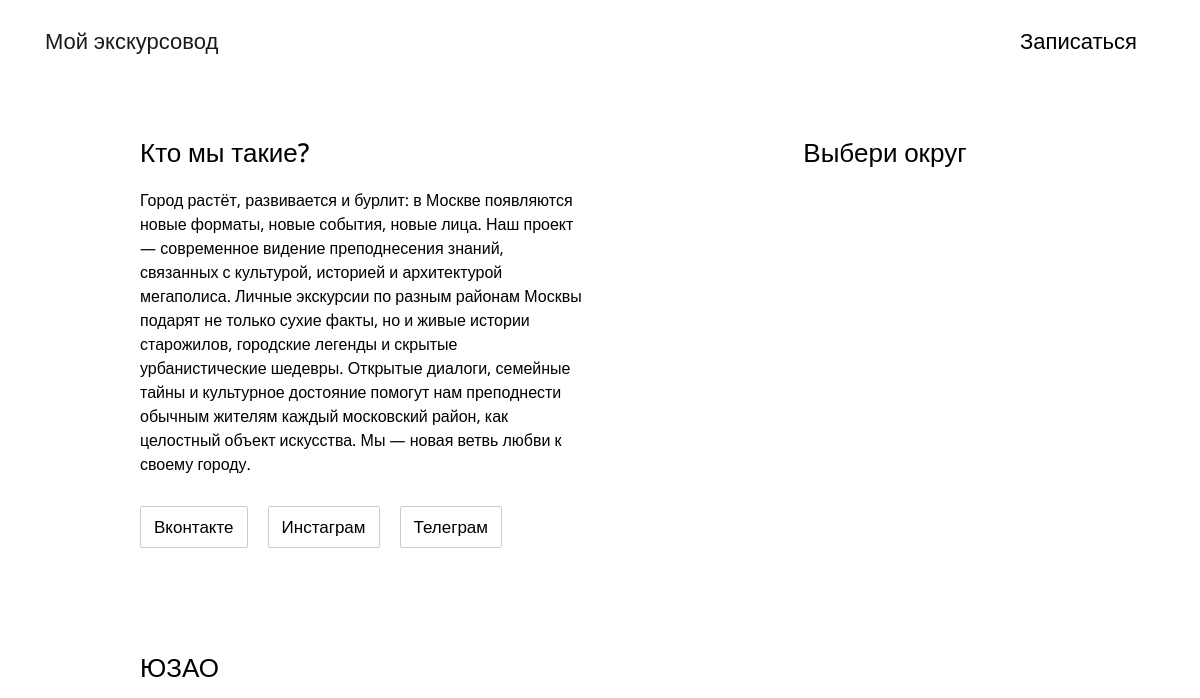
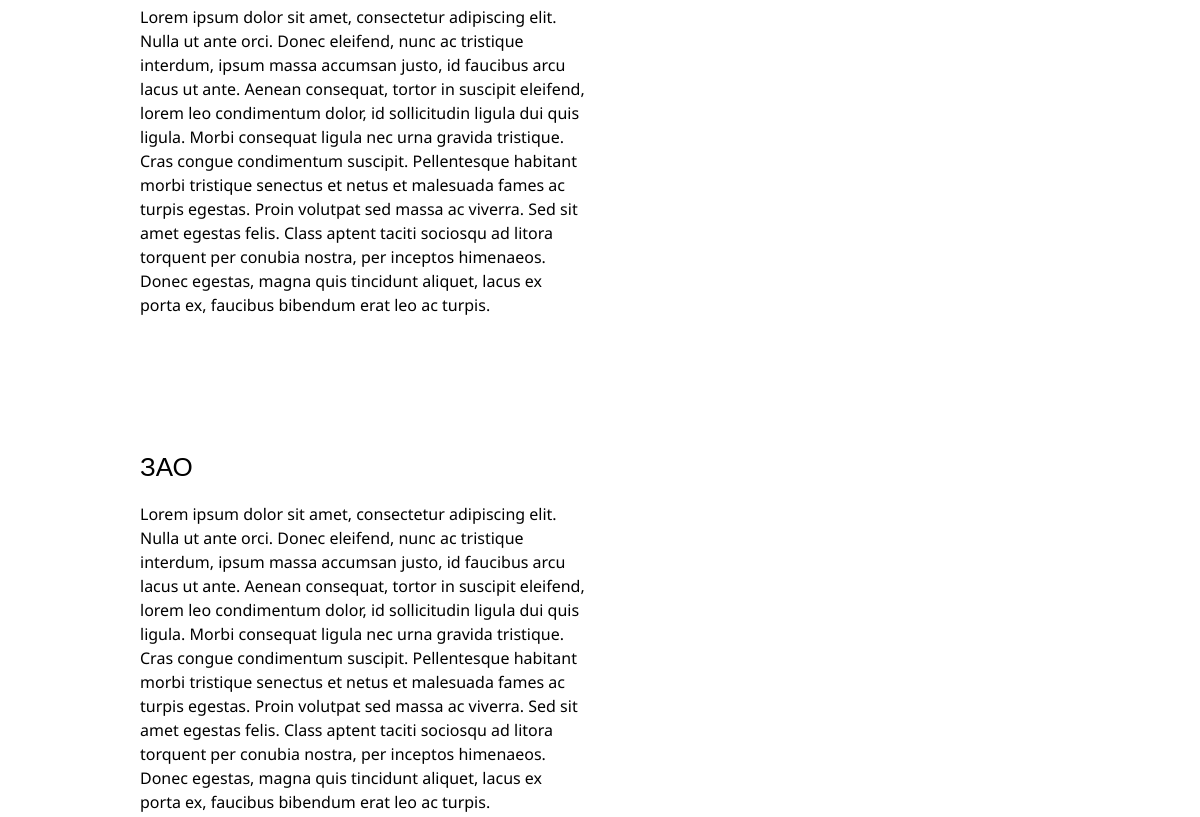
The app's page / (upper part), older data (2 pictures, top to bottom).
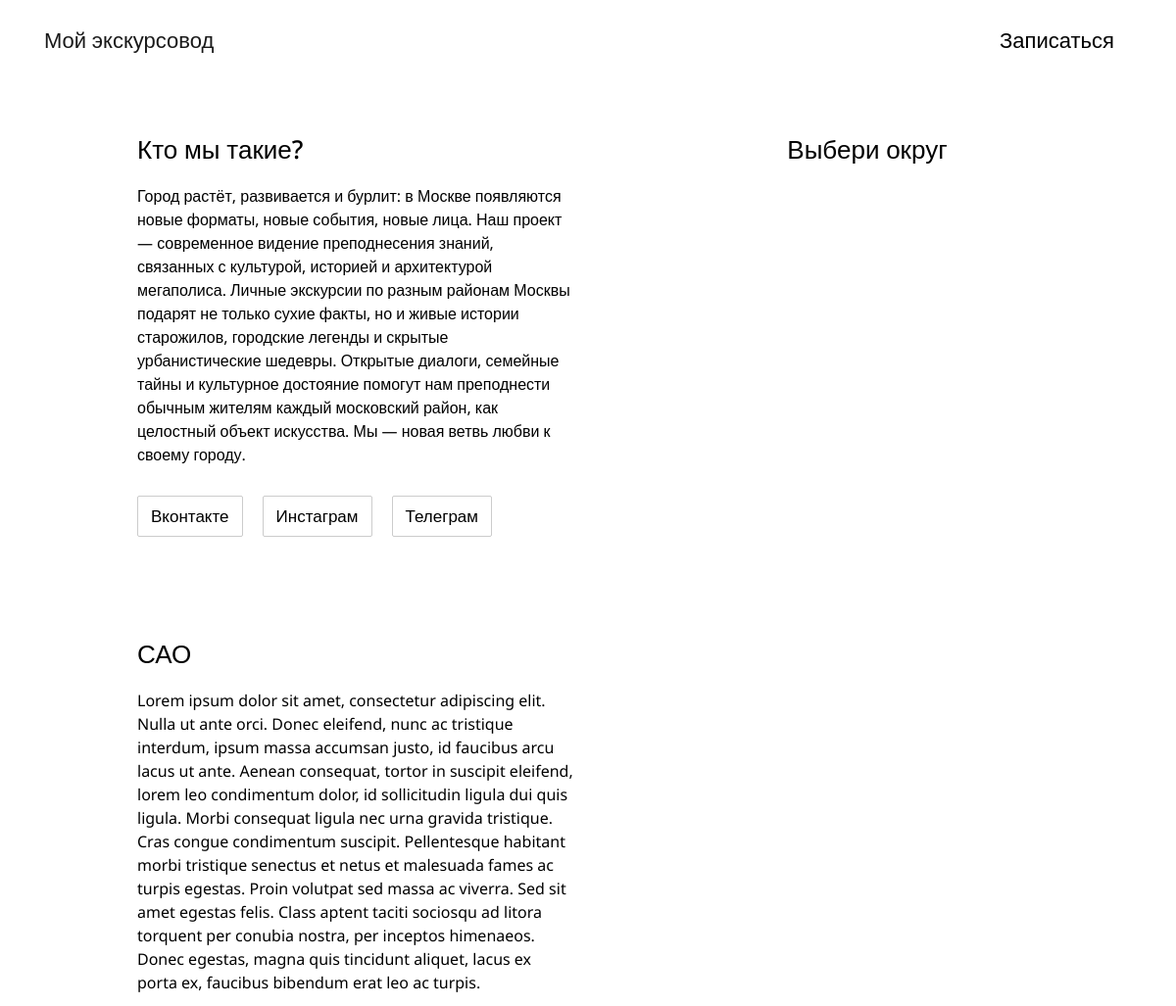
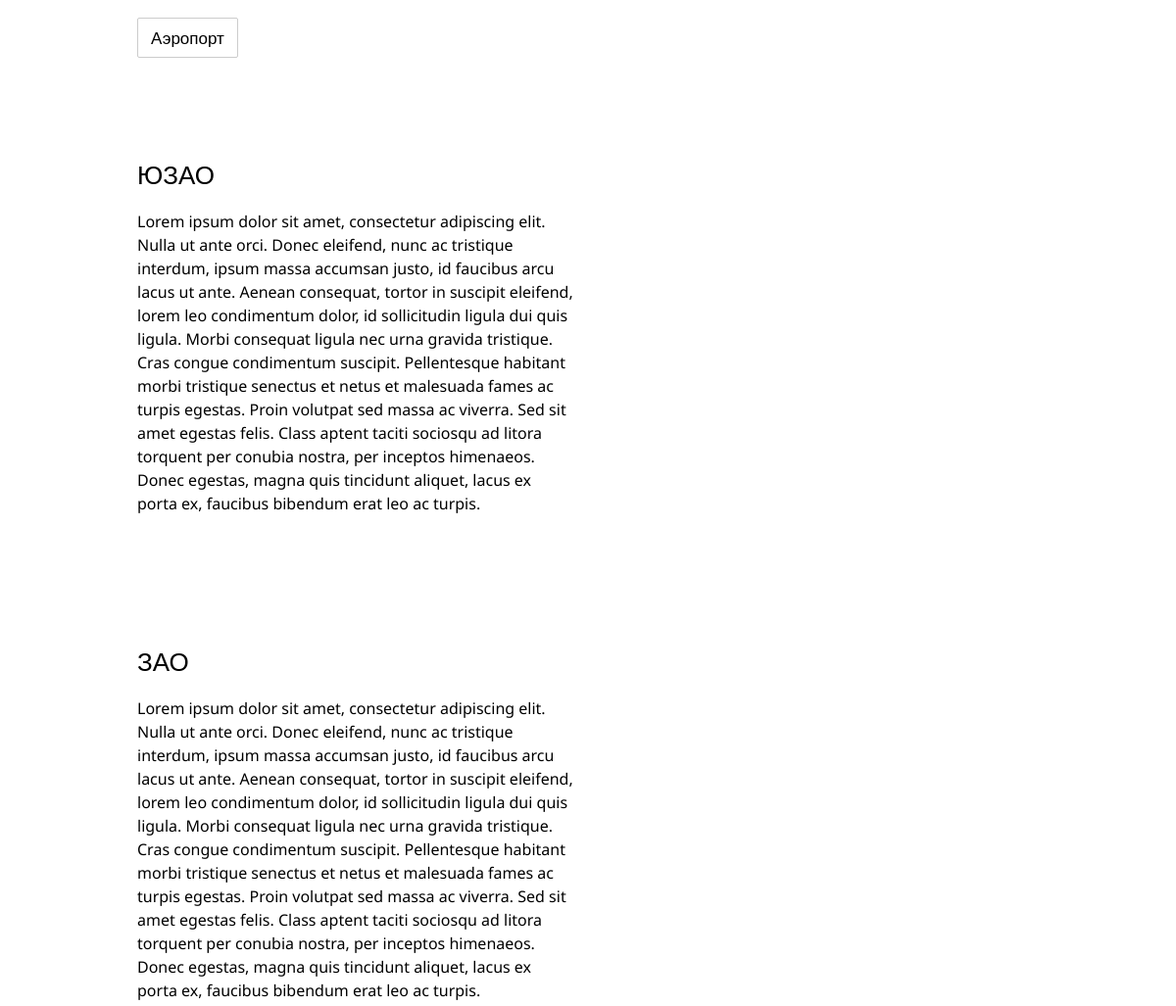
The same page, newer data (2 pictures, top to bottom).
### main/models.py (models this page shows, shortened)
class Region(models.Model):
    name = models.CharField("название", max_length=30)
    svg_name = models.CharField("svg", max_length=30, blank=True)
    description = models.TextField("описание")
    class Meta:
        verbose_name = "Округ"
        verbose_name_plural = "Округи"

class District(models.Model):
    region = models.ForeignKey(Region, on_delete=models.CASCADE, blank=True)
    translit_link = models.CharField("имя для ссылки", max_length=30, default="")
    guide_name = models.CharField("имя гида", max_length=30, blank=True)
    guide_avatar = models.ImageField("аватарка экскурсовода", upload_to="avatars/", blank=True)
    guide_description = models.TextField("описание экскурсовода", blank=True)
    map = models.FileField("карта района", upload_to="maps/", blank=True)
    name = models.CharField("название", max_length=30)
    image1 = models.ImageField("картинка1", upload_to="district_images/", blank=True)
    caption1 = models.CharField("подпись1", max_length=100, blank=True)
    title1 = models.CharField("заголовок1", max_length=100, blank=True)
    text1 = models.TextField("текст1", blank=True)
    image2 = models.ImageField("картинка2", upload_to="district_images/", blank=True)
    caption2 = models.CharField("подпись2", max_length=100, blank=True)
    title2 = models.CharField("заголовок2", max_length=100, blank=True)
    text2 = models.TextField("текст2", blank=True)
    image3 = models.ImageField("картинка3", upload_to="district_images/", blank=True)
    caption3 = models.CharField("подпись3", max_length=100, blank=True)
    title3 = models.CharField("заголовок3", max_length=100, blank=True)
    text3 = models.TextField("текст3", blank=True)
    image4 = models.ImageField("картинка4", upload_to="district_images/", blank=True)
    caption4 = models.CharField("подпись4", max_length=100, blank=True)
    title4 = models.CharField("заголовок4", max_length=100, blank=True)
    text4 = models.TextField("текст4", blank=True)
    image5 = models.ImageField("картинка5", upload_to="district_images/", blank=True)
    caption5 = models.CharField("подпись5", max_length=100, blank=True)
    title5 = models.CharField("заголовок5", max_length=100, blank=True)
    text5 = models.TextField("текст5", blank=True)
    image6 = models.ImageField("картинка6", upload_to="district_images/", blank=True)
    caption6 = models.CharField("подпись6", max_length=100, blank=True)
    title6 = models.CharField("заголовок6", max_length=100, blank=True)
    text6 = models.TextField("текст6", blank=True)
    image7 = models.ImageField("картинка7", upload_to="district_images/", blank=True)
    caption7 = models.CharField("подпись7", max_length=100, blank=True)
    title7 = models.CharField("заголовок7", max_length=100, blank=True)
    text7 = models.TextField("текст7", blank=True)
    image8 = models.ImageField("картинка8", upload_to="district_images/", blank=True)
    caption8 = models.CharField("подпись8", max_length=100, blank=True)
    title8 = models.CharField("заголовок8", max_length=100, blank=True)
    text8 = models.TextField("текст8", blank=True)
    image9 = models.ImageField("картинка9", upload_to="district_images/", blank=True)
    caption9 = models.CharField("подпись9", max_length=100, blank=True)
    title9 = models.CharField("заголовок9", max_length=100, blank=True)
    text9 = models.TextField("текст9", blank=True)
    image10 = models.ImageField("картинка10", upload_to="district_images/", blank=True)
    caption10 = models.CharField("подпись10", max_length=100, blank=True)
    title10 = models.CharField("заголовок10", max_length=100, blank=True)
    text10 = models.TextField("текст10", blank=True)
    class Meta:
        verbose_name = "Район"
        verbose_name_plural = "Районы"

### main/views.py (the view)
# urls.py: path('', views.home_view),
def home_view(request):
    args = {
        'regions': Region.objects.all().order_by('-id'),
        'form': NewRequestForm(),
    }
    return render(request, 'home.html', args)

### main/templates/home.html (shortened to what this page needs)
<html>
{% load static %}
{% load svg %}
<head>
    {% include "patterns/head.html" %}
</head>
<body>
    <div class="col">
        {% include "patterns/navbar.html" %}
    </div>
    <div class="article-clean">
        <div class="container">
            <div class="row d-lg-flex " style="justify-content: space-evenly">
                <div class="col-md-7 col-lg-6 col-xl-5" id="text-info">
                    <figure style="margin-top: 100px; letter-spacing: normal; font-size: 26px;flex-flow: wrap;font-weight: 500;">
                        <figcaption>Кто мы такие?{{ form_display }}</figcaption>
                    </figure>
                        <p style="color: black; font-size: 16px; margin-bottom: 30px; ">
                            Город растёт, развивается и бурлит: в Москве появляются новые
                            форматы, новые события, новые лица.
                            Наш проект — современное видение преподнесения знаний, связанных с культурой,
                            историей и архитектурой мегаполиса. Личные экскурсии по
                            разным районам Москвы подарят не только сухие факты, но и
                            живые истории старожилов, городские легенды и скрытые
                            урбанистические шедевры. Открытые диалоги, семейные тайны и
                            культурное достояние помогут нам преподнести обычным
                            жителям каждый московский район, как целостный объект
                            искусства.
                            Мы — новая ветвь любви к своему городу.
                        </p>
                        <div class="d-flex social-links-div" >
                            <a class="social-links" style="">Вконтакте</a>
                            <a class="social-links" style="">Инстаграм</a>
                            <a class="social-links ">Телеграм</a>
                        </div>
                </div>
                <div class="col-md-6 col-lg-5 col-xl-4 d-flex " style="flex-direction: column;    align-items: center;" id="svg-info">
                    <figure style="margin-top: 100px; letter-spacing: normal; font-size: 26px;font-weight: 500;">
                        <figcaption>Выбери округ</figcaption>
                    </figure>
                </div>
            </div>
        </div>
        {% for region in regions %}
            <div class="container">
                <div class="row d-flex" style="justify-content: space-evenly; margin-top: 100px;flex-flow: wrap;">
                    <div class="col-md-7 col-lg-6 col-xl-5" id="text-info">
                        <figure style=" letter-spacing: normal; font-size: 26px;font-weight: 500;">
                            <figcaption>{{ region.name }}</figcaption>
                        </figure>
                        <p style="color: black; font-size: 16px; margin-bottom: 30px;">
                            {{ region.description|linebreaksbr }}
                        </p>
                        <div class="d-flex" style="justify-content: space-between;">
                            {% for district in region.district_set.all %}
                                <a class="social-links" href="/district/{{ district.translit_link }}">{{ district.name }}</a>
                            {% endfor %}
                        </div>
                    </div>
                    <div class="col-md-6 col-lg-5 col-xl-4 d-flex " style="flex-direction: column;    align-items: center; justify-content: center" id="svg-info">
                    </div>
                </div>
            </div>
        {% endfor %}
    </div>
</body>
</html>

Row changes from the older to the newer data that the page shows:
added Region: name "САО", description "Lorem ipsum dolor sit amet, consectetur adipiscing elit. Nulla ut ante orci. Donec eleifend, nunc ac tristique interdum, ipsum massa accumsan justo, id faucibus arcu lacus ut ante. Aenean consequat, tortor in suscipit eleifend, lorem leo condimentum dolor, id sollicitudin ligula dui quis ligula. Morbi consequat ligula nec urna gravida tristique. Cras congue condimentum suscipit. Pellentesque habitant morbi tristique senectus et netus et malesuada fames ac turpis egestas. Proin volutpat sed massa ac viverra. Sed sit amet egestas felis. Class aptent taciti sociosqu ad litora torquent per conubia nostra, per inceptos himenaeos. Donec egestas, magna quis tincidunt aliquet, lacus ex porta ex,…"
added District: name "Аэропорт"
